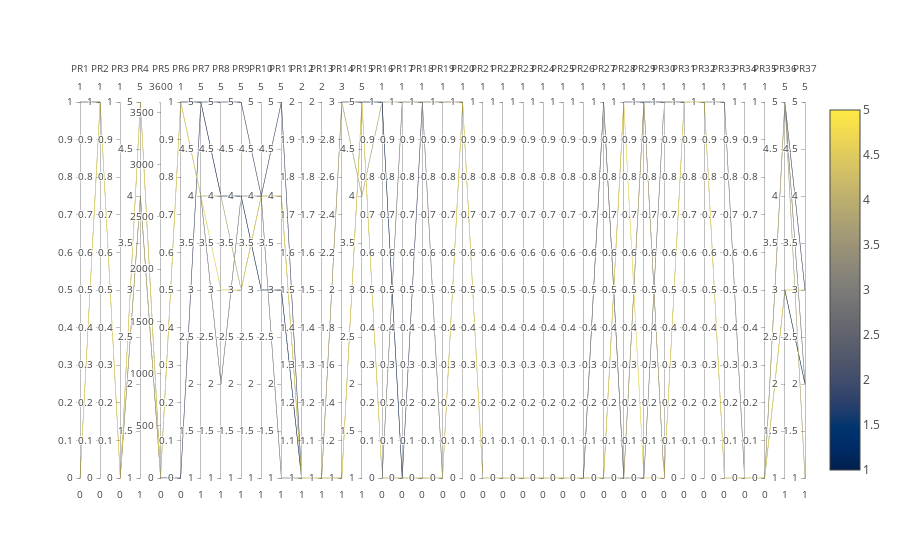
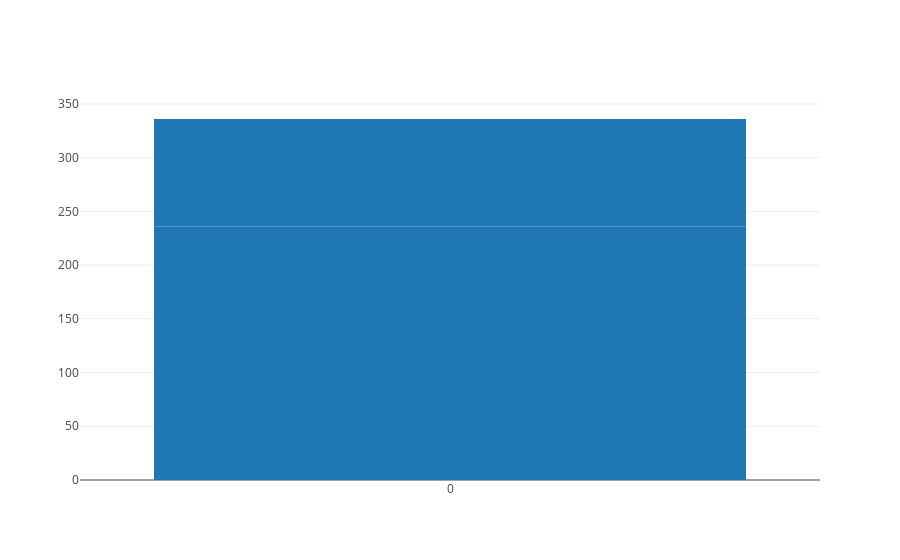
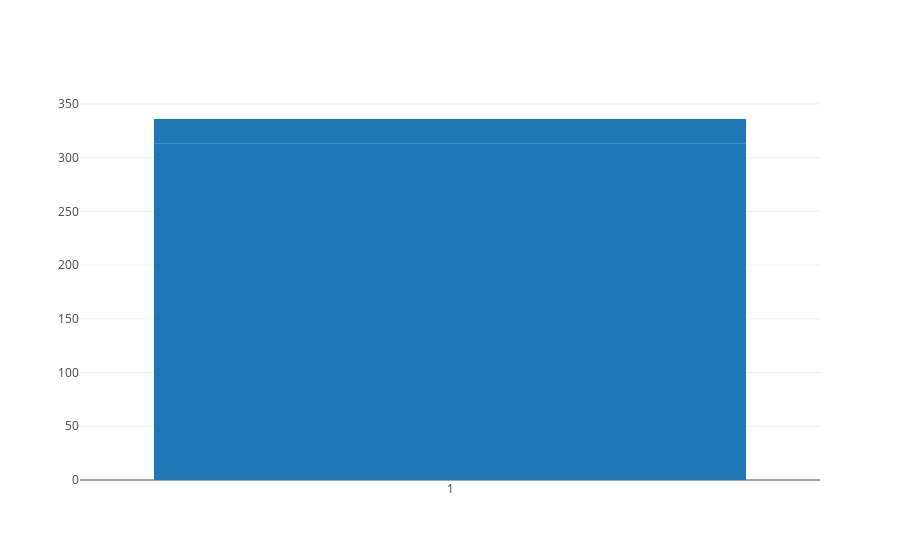
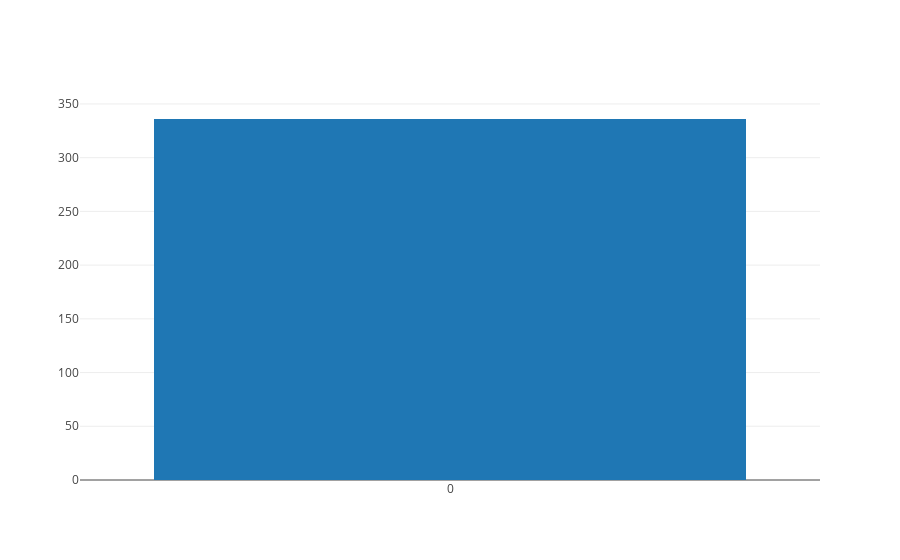

Notebook code cell kept with these figures, in order:
### Code cell
visualize_prosume_clusters_esp(dataframe_with_clusters_esp)

### Figure 1 — Plotly figure (JSON) as saved in the notebook; plotly's stock layout.template omitted (floating-point values rounded to 4 significant figures; data arrays with more than 128 entries replaced by an {"elided": "..."} marker saying what was removed)
{"data": [{"dimensions": [{"label": "PR1", "range": [0, 1], "values": {"elided": "767 int values"}}, {"label": "PR2", "range": [0, 1], "values": {"elided": "767 int values"}}, {"label": "PR3", "range": [0, 1], "values": {"elided": "767 int values"}}, {"label": "PR4", "range": [1, 5], "values": {"elided": "767 int values"}}, {"label": "PR5", "range": [0, 3600], "values": {"elided": "767 float values"}}, {"label": "PR6", "range": [0, 1], "values": {"elided": "767 int values"}}, {"label": "PR7", "range": [1, 5], "values": {"elided": "767 int values"}}, {"label": "PR8", "range": [1, 5], "values": {"elided": "767 int values"}}, {"label": "PR9", "range": [1, 5], "values": {"elided": "767 int values"}}, {"label": "PR10", "range": [1, 5], "values": {"elided": "767 int values"}}, {"label": "PR11", "range": [1, 5], "values": {"elided": "767 int values"}}, {"label": "PR12", "range": [1, 2], "values": {"elided": "767 int values"}}, {"label": "PR13", "range": [1, 2], "values": {"elided": "767 int values"}}, {"label": "PR14", "range": [1, 3], "values": {"elided": "767 int values"}}, {"label": "PR15", "range": [1, 5], "values": {"elided": "767 int values"}}, {"label": "PR16", "range": [0, 1], "values": {"elided": "767 int values"}}, {"label": "PR17", "range": [0, 1], "values": {"elided": "767 int values"}}, {"label": "PR18", "range": [0, 1], "values": {"elided": "767 int values"}}, {"label": "PR19", "range": [0, 1], "values": {"elided": "767 int values"}}, {"label": "PR20", "range": [0, 1], "values": {"elided": "767 int values"}}, {"label": "PR21", "range": [0, 1], "values": {"elided": "767 int values"}}, {"label": "PR22", "range": [0, 1], "values": {"elided": "767 int values"}}, {"label": "PR23", "range": [0, 1], "values": {"elided": "767 int values"}}, {"label": "PR24", "range": [0, 1], "values": {"elided": "767 int values"}}, {"label": "PR25", "range": [0, 1], "values": {"elided": "767 int values"}}, {"label": "PR26", "range": [0, 1], "values": {"elided": "767 int values"}}, {"label": "PR27", "range": [0, 1], "values": {"elided": "767 int values"}}, {"label": "PR28", "range": [0, 1], "values": {"elided": "767 int values"}}, {"label": "PR29", "range": [0, 1], "values": {"elided": "767 int values"}}, {"label": "PR30", "range": [0, 1], "values": {"elided": "767 int values"}}, {"label": "PR31", "range": [0, 1], "values": {"elided": "767 int values"}}, {"label": "PR32", "range": [0, 1], "values": {"elided": "767 int values"}}, {"label": "PR33", "range": [0, 1], "values": {"elided": "767 int values"}}, {"label": "PR34", "range": [0, 1], "values": {"elided": "767 int values"}}, {"label": "PR35", "range": [0, 1], "values": {"elided": "767 int values"}}, {"label": "PR36", "range": [1, 5], "values": {"elided": "767 int values"}}, {"label": "PR37", "range": [1, 5], "values": {"elided": "767 int values"}}], "line": {"cmax": 5, "cmin": 1, "color": [5, 2, 4, 3, 1], "colorscale": "Cividis", "reversescale": false, "showscale": true}, "showlegend": true, "type": "parcoords", "uid": "84762924-c1a7-48e3-b2c5-c3f668cf8026"}], "layout": {}}

### Figure 2 — Plotly figure (JSON) as saved in the notebook; plotly's stock layout.template omitted (floating-point values rounded to 4 significant figures; data arrays with more than 128 entries replaced by an {"elided": "..."} marker saying what was removed)
{"data": [{"type": "bar", "uid": "aee7f108-ef8f-49d0-ab55-26f25228816a", "x": {"elided": "336 int values"}, "y": [236, 100]}], "layout": {}}

### Figure 3 — Plotly figure (JSON) as saved in the notebook; plotly's stock layout.template omitted (floating-point values rounded to 4 significant figures; data arrays with more than 128 entries replaced by an {"elided": "..."} marker saying what was removed)
{"data": [{"type": "bar", "uid": "879b1be6-4d6e-44e8-83b9-82cd3d53a3d9", "x": {"elided": "336 int values"}, "y": [313, 23]}], "layout": {}}

### Figure 4 — Plotly figure (JSON) as saved in the notebook; plotly's stock layout.template omitted (floating-point values rounded to 4 significant figures; data arrays with more than 128 entries replaced by an {"elided": "..."} marker saying what was removed)
{"data": [{"type": "bar", "uid": "b584830d-be2d-4ab8-9984-e6594c3a088c", "x": {"elided": "336 int values"}, "y": [308, 28]}], "layout": {}}
